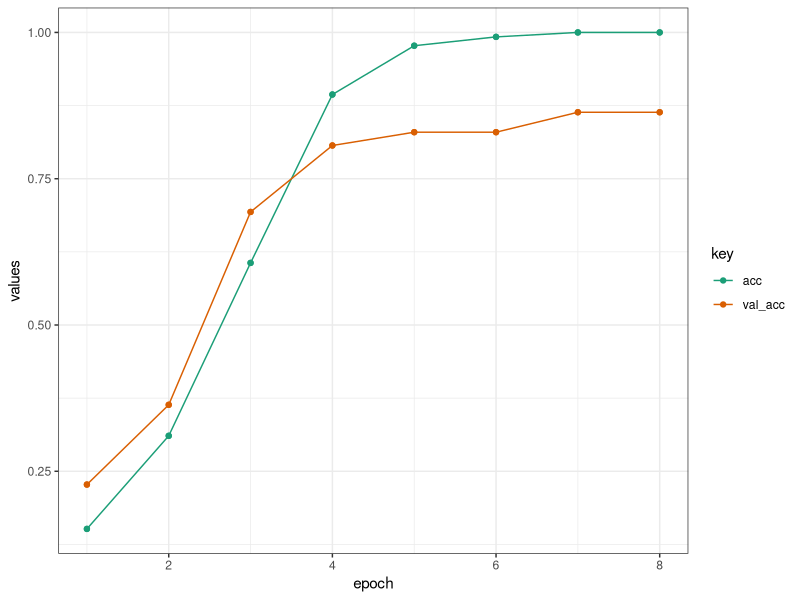
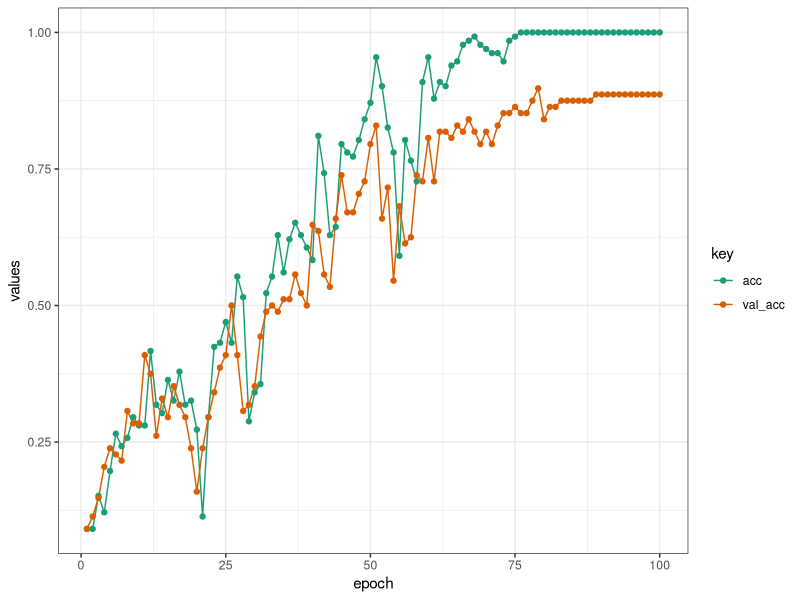

R code for these plots, in order:
## ---- chunk 1
library(ggplot2)

cnn_2d_results <- data.frame(
  epoch = rep(1:8, 8),
  values = c(6.6163, 2.2952, 1.5238, 0.7705, 0.5397,
            0.4187, 0.3722, 0.3483,
            0.1515, 0.3106, 0.6061, 0.8939, 0.9773,
            0.9924, 1.0000, 1.0000,
            2.1955, 1.7771, 1.0873, 0.6364, 0.5256,
            0.4574, 0.4709, 0.4610,
            0.2273, 0.3636, 0.6932, 0.8068, 0.8295,
            0.8295, 0.8636, 0.8636),
  key = as.factor(rep(c("loss", "acc", "val_loss", 
                        "val_acc"), each = 8))
                          )
plot_df <- subset(cnn_2d_results, key == "acc" | key == "val_acc")
cnn_2d_plot_acc <-  ggplot(data = plot_df, aes(x = epoch, y = values, 
                                            group = key, colour = key))
cnn_2d_plot_acc <-  cnn_2d_plot_acc + geom_line() + geom_point() + theme_bw() +
  scale_color_brewer(palette = "Dark2" )
cnn_2d_plot_acc
## ---- chunk 2
rnn_2d_results <- data.frame(
  epoch = rep(1:100, each=4),
  values = c(
    2.4524, 0.0909, 2.4137, 0.0909,
    2.4097, 0.0909, 2.3883, 0.1136,
    2.3812, 0.1515, 2.3661, 0.1477,
    2.3620, 0.1212, 2.3560, 0.2045,
    2.3499, 0.1970, 2.3305, 0.2386,
    2.3280, 0.2652, 2.3123, 0.2273,
    2.3080, 0.2424, 2.3032, 0.2159,
    2.2821, 0.2576, 2.2718, 0.3068,
    2.2645, 0.2955, 2.2715, 0.2841,
    2.2583, 0.2803, 2.2459, 0.2841,
    2.2261, 0.2803, 2.2088, 0.4091,
    2.1878, 0.4167, 2.1744, 0.3750,
    2.1544, 0.3182, 2.1812, 0.2614,
    2.1565, 0.3030, 2.1563, 0.3295,
    2.1169, 0.3636, 2.1094, 0.2955,
    2.0612, 0.3258, 2.0706, 0.3523,
    2.0167, 0.3788, 2.0886, 0.3182,
    2.0438, 0.3182, 2.1209, 0.2955,
    2.0941, 0.3258, 2.1678, 0.2386,
    2.1004, 0.2727, 2.2268, 0.1591,
    2.1983, 0.1136, 2.1780, 0.2386,
    2.1290, 0.2955, 2.1137, 0.2955,
    2.0590, 0.4242, 2.0544, 0.3409,
    1.9918, 0.4318, 1.9912, 0.3864,
    1.9174, 0.4697, 1.9181, 0.4091,
    1.8290, 0.4318, 1.8440, 0.5000,
    1.7353, 0.5530, 1.8569, 0.4091,
    1.7162, 0.5152, 1.8910, 0.3068,
    1.8563, 0.2879, 2.1656, 0.3182,
    2.0653, 0.3409, 1.9255, 0.3523,
    1.8524, 0.3561, 1.8218, 0.4432,
    1.7213, 0.5227, 1.7668, 0.4886,
    1.6203, 0.5530, 1.7199, 0.5000,
    1.5798, 0.6288, 1.6671, 0.4886,
    1.4969, 0.5606, 1.6195, 0.5114,
    1.4344, 0.6212, 1.5395, 0.5114,
    1.3336, 0.6515, 1.5943, 0.5568,
    1.3854, 0.6288, 1.5725, 0.5227,
    1.4388, 0.6061, 1.5736, 0.5000,
    1.3418, 0.5833, 1.3506, 0.6477,
    1.1753, 0.8106, 1.3507, 0.6364,
    1.1432, 0.7424, 1.4345, 0.5568,
    1.2973, 0.6288, 1.3438, 0.5341,
    1.1696, 0.6439, 1.2066, 0.6591,
    0.9693, 0.7955, 1.1856, 0.7386,
    0.9615, 0.7803, 1.2802, 0.6705,
    1.0348, 0.7727, 1.2016, 0.6705,
    0.9582, 0.8030, 1.0976, 0.7045,
    0.8730, 0.8409, 1.0269, 0.7273,
    0.8105, 0.8712, 0.9635, 0.7955,
    0.6956, 0.9545, 0.8958, 0.8295,
    0.6802, 0.9015, 1.0727, 0.6591,
    0.7356, 0.8258, 1.0635, 0.7159,
    0.8838, 0.7803, 1.4489, 0.5455,
    1.1147, 0.5909, 1.1047, 0.6818,
    0.8553, 0.8030, 1.1653, 0.6136,
    0.8705, 0.7652, 1.1818, 0.6250,
    0.9303, 0.7273, 0.9958, 0.7386,
    0.6692, 0.9091, 0.9941, 0.7273,
    0.6462, 0.9545, 0.8857, 0.8068,
    0.6324, 0.8788, 0.9647, 0.7273,
    0.5889, 0.9091, 0.8244, 0.8182,
    0.5250, 0.9015, 0.7958, 0.8182,
    0.4503, 0.9394, 0.7480, 0.8068,
    0.3962, 0.9470, 0.6996, 0.8295,
    0.3566, 0.9773, 0.7000, 0.8182,
    0.3280, 0.9848, 0.6503, 0.8409,
    0.3038, 0.9924, 0.6763, 0.8182,
    0.2910, 0.9773, 0.6802, 0.7955,
    0.2997, 0.9697, 0.6521, 0.8182,
    0.2775, 0.9621, 0.7072, 0.7955,
    0.2930, 0.9621, 0.6203, 0.8295,
    0.2501, 0.9470, 0.5766, 0.8523,
    0.1906, 0.9848, 0.5619, 0.8523,
    0.1689, 0.9924, 0.5183, 0.8636,
    0.1505, 1.0000, 0.5238, 0.8523,
    0.1399, 1.0000, 0.5057, 0.8523,
    0.1295, 1.0000, 0.4978, 0.8750,
    0.1193, 1.0000, 0.4714, 0.8977,
    0.1108, 1.0000, 0.4915, 0.8409,
    0.1022, 1.0000, 0.4796, 0.8636,
    0.0939, 1.0000, 0.4783, 0.8636,
    0.0875, 1.0000, 0.4763, 0.8750,
    0.0816, 1.0000, 0.4707, 0.8750,
    0.0763, 1.0000, 0.4660, 0.8750,
    0.0715, 1.0000, 0.4586, 0.8750,
    0.0670, 1.0000, 0.4570, 0.8750,
    0.0631, 1.0000, 0.4505, 0.8750,
    0.0594, 1.0000, 0.4492, 0.8864,
    0.0561, 1.0000, 0.4452, 0.8864,
    0.0531, 1.0000, 0.4418, 0.8864,
    0.0503, 1.0000, 0.4385, 0.8864,
    0.0478, 1.0000, 0.4355, 0.8864,
    0.0456, 1.0000, 0.4322, 0.8864,
    0.0435, 1.0000, 0.4286, 0.8864,
    0.0415, 1.0000, 0.4274, 0.8864,
    0.0396, 1.0000, 0.4254, 0.8864,
    0.0380, 1.0000, 0.4225, 0.8864,
    0.0364, 1.0000, 0.4191, 0.8864,
    0.0349, 1.0000, 0.4157, 0.8864
    ),
  key = as.factor(rep(c("loss", "acc", "val_loss", "val_acc"), 100))
  )
                             
# 2D RNN acc plot
plot_df <- subset(rnn_2d_results, key == "acc" | key == "val_acc")
rnn_2d_plot_acc <-  ggplot(data = plot_df,
                           aes(x = epoch, y = values, 
                               group = key, colour = key))
rnn_2d_plot_acc <-  rnn_2d_plot_acc + geom_line() + geom_point() + theme_bw() + 
  scale_color_brewer(palette = "Dark2" )
rnn_2d_plot_acc

